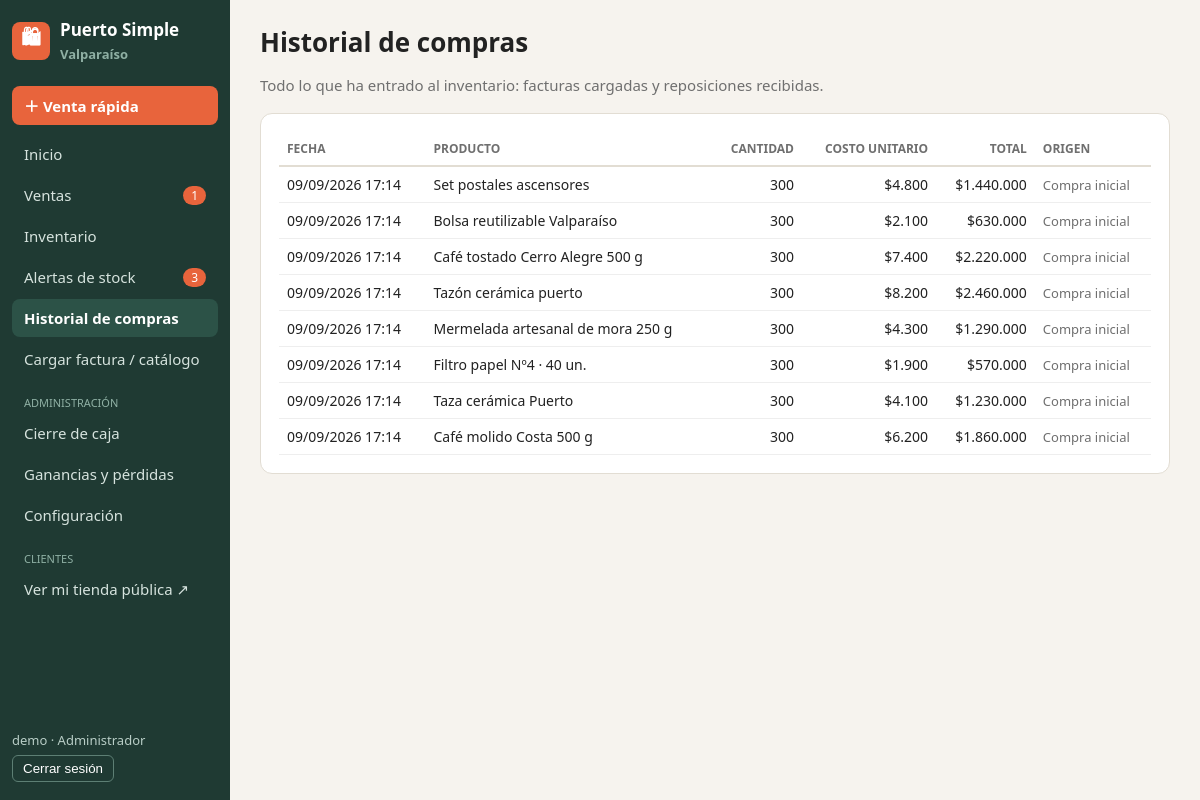
Screenshot of /compras/ (signed in) with the database file from the repository.
### tienda/models.py (models this page shows, shortened)
class Comercio(models.Model):
    TIPOS = [("minimarket", "Minimarket"), ("almacen", "Almacén"), ("libreria", "Librería"),
             ("cafeteria", "Cafetería"), ("otro", "Otro")]
    nombre = models.CharField(max_length=100)
    slug = models.SlugField(unique=True, blank=True)       # dirección de la tienda pública
    rut = models.CharField("RUT", max_length=12, blank=True)
    tipo_comercio = models.CharField("Tipo de comercio", max_length=20, choices=TIPOS, default="minimarket")
    region = models.CharField("Región", max_length=60, default="Valparaíso")
    telefono = models.CharField("Teléfono", max_length=30, blank=True)
    email = models.EmailField("Correo de contacto", blank=True)
    logo = models.ImageField(upload_to="logos/", blank=True, null=True)

class MovimientoInventario(models.Model):
    TIPOS = [("venta", "Venta"), ("compra", "Compra / reposición"), ("ajuste", "Ajuste"),
             ("merma", "Merma (pérdida)"), ("anulacion", "Anulación de venta")]
    producto = models.ForeignKey(Producto, on_delete=models.CASCADE, related_name="movimientos")
    tipo = models.CharField(max_length=10, choices=TIPOS)
    cantidad = models.IntegerField()
    stock_resultante = models.IntegerField()
    costo_unitario = models.PositiveIntegerField(default=0)
    nota = models.CharField(max_length=200, blank=True)
    usuario = models.ForeignKey(User, null=True, blank=True, on_delete=models.SET_NULL)
    fecha_hora = models.DateTimeField(default=timezone.now)
    class Meta:
        ordering = ["-fecha_hora", "-id"]

class Producto(models.Model):
    comercio = models.ForeignKey(Comercio, on_delete=models.CASCADE, related_name="productos")
    sku = models.CharField("SKU / código", max_length=30)
    nombre = models.CharField(max_length=100)
    descripcion = models.CharField("Descripción", max_length=200, blank=True)
    precio = models.PositiveIntegerField("Precio de venta ($)", default=0)
    costo = models.PositiveIntegerField("Costo de compra ($)", default=0)
    stock_actual = models.IntegerField("Stock actual", default=0)
    stock_minimo = models.PositiveIntegerField("Stock mínimo", default=0)
    stock_objetivo = models.PositiveIntegerField("Stock objetivo (para reponer)", default=0)
    activo = models.BooleanField(default=True)
    class Meta:
        unique_together = ("comercio", "sku")
        ordering = ["nombre"]
    @property
    def objetivo(self):
        return self.stock_objetivo or self.stock_minimo * 2

### tienda/views.py (the view)
# urls.py: path("compras/", views.compras, name="compras"),
@acceso()
def compras(request):
    movs = (MovimientoInventario.objects.filter(producto__comercio=request.comercio, tipo="compra")
            .select_related("producto")[:100])
    return render(request, "tienda/compras.html", {"movimientos": movs})

### tienda/contexto.py (called while the page is built)
def datos_globales(request):
    user = getattr(request, "user", None)
    if user is not None and user.is_authenticated and hasattr(user, "perfil"):
        perfil = user.perfil
        return {
            "comercio": perfil.comercio,
            "es_admin": perfil.rol == "admin",
            "n_alertas": AlertaStock.objects.filter(producto__comercio=perfil.comercio, estado="activa").count(),
            "n_pendientes": Venta.objects.filter(comercio=perfil.comercio, estado="pendiente").count(),
        }
    return {}

### tienda/templatetags/formatos.py (called while the page is built)
@register.filter
def pesos(valor):
    try:
        n = int(valor)
    except (TypeError, ValueError):
        return "$0"
    texto = f"{abs(n):,}".replace(",", ".")
    return ("-$" if n < 0 else "$") + texto

### tienda/views.py (called while the page is built)
def acceso(solo_admin=False):
    def decorador(vista):
        @wraps(vista)
        def envoltura(request, *args, **kwargs):
            if not hasattr(request.user, "perfil"):
                return render(request, "tienda/sin_comercio.html", status=403)
            if solo_admin and request.user.perfil.rol != "admin":
                messages.error(request, "Solo el administrador puede entrar a esa sección.")
                return redirect("inicio")
            request.comercio = request.user.perfil.comercio
            return vista(request, *args, **kwargs)
        return login_required(envoltura)
    return decorador

### tienda/templates/tienda/compras.html (shortened to what this page needs)
{% extends "tienda/base.html" %}{% load formatos %}
{% block contenido %}
<h1>Historial de compras</h1><p class="sub">Todo lo que ha entrado al inventario: facturas cargadas y reposiciones recibidas.</p>
<div class="caja"><table><tr><th>Fecha</th><th>Producto</th><th class="der">Cantidad</th><th class="der">Costo unitario</th><th class="der">Total</th><th>Origen</th></tr>
{% for m in movimientos %}<tr><td>{{ m.fecha_hora|date:"d/m/Y H:i" }}</td><td>{{ m.producto.nombre }}</td><td class="der">{{ m.cantidad }}</td><td class="der">{{ m.costo_unitario|pesos }}</td><td class="der">{% widthratio m.cantidad 1 m.costo_unitario as t %}{{ t|pesos }}</td><td class="nota">{{ m.nota }}</td></tr>
{% empty %}<tr><td colspan="6" class="nota">Aún no hay compras registradas.</td></tr>{% endfor %}</table></div>
{% endblock %}

### tienda/templates/tienda/base.html (shortened to what this page needs)
{% load static formatos %}<!DOCTYPE html>
<html lang="es">
<head>
    <link rel="stylesheet" href="{% static 'css/estilo.css' %}">
</head>
<body>
{% with u=request.resolver_match.url_name %}
<div class="layout">
    <nav class="lateral">
        <div class="marca">
            {% if comercio.logo %}<img src="{{ comercio.logo.url }}" alt="Logo">{% else %}<div class="logo-letra">🛍</div>{% endif %}
            <div>{{ comercio.nombre }}<br><span class="nota" style="color:#8fb0a4">{{ comercio.region }}</span></div>
        </div>
        <a class="destacado" href="{% url 'venta_rapida' %}">＋ Venta rápida</a>
        <a class="{% if u == 'inicio' %}activo{% endif %}" href="{% url 'inicio' %}">Inicio</a>
        <a class="{% if u == 'ventas' or u == 'venta_detalle' %}activo{% endif %}" href="{% url 'ventas' %}">Ventas {% if n_pendientes %}<span class="insignia">{{ n_pendientes }}</span>{% endif %}</a>
        <a class="{% if u == 'inventario' or u == 'producto_detalle' or u == 'producto_nuevo' or u == 'producto_editar' %}activo{% endif %}" href="{% url 'inventario' %}">Inventario</a>
        <a class="{% if u == 'alertas' %}activo{% endif %}" href="{% url 'alertas' %}">Alertas de stock {% if n_alertas %}<span class="insignia">{{ n_alertas }}</span>{% endif %}</a>
        <a class="{% if u == 'compras' %}activo{% endif %}" href="{% url 'compras' %}">Historial de compras</a>
        <a class="{% if u == 'cargas' or u == 'carga_revision' %}activo{% endif %}" href="{% url 'cargas' %}">Cargar factura / catálogo</a>
        {% if es_admin %}
        <div class="etiqueta">Administración</div>
        <a class="{% if u == 'cierre_caja' %}activo{% endif %}" href="{% url 'cierre_caja' %}">Cierre de caja</a>
        <a class="{% if u == 'informes' %}activo{% endif %}" href="{% url 'informes' %}">Ganancias y pérdidas</a>
        <a class="{% if u == 'configuracion' %}activo{% endif %}" href="{% url 'configuracion' %}">Configuración</a>
        {% endif %}
        <div class="etiqueta">Clientes</div>
        <a href="{% url 'tienda_publica' comercio.slug %}" target="_blank">Ver mi tienda pública ↗</a>
        <div class="pie">
            {{ user.username }} · {% if es_admin %}Administrador{% else %}Vendedor{% endif %}
            <form method="post" action="{% url 'logout' %}">{% csrf_token %}<button type="submit">Cerrar sesión</button></form>
        </div>
    </nav>
    <main class="contenido">
        {% block contenido %}{% endblock %}
    </main>
</div>
{% endwith %}
</body>
</html>

### static/css/estilo.css (style rules this page uses)
:root { --verde:#1f3a33; --verde2:#2c5247; --acento:#e8643c; --fondo:#f6f3ee; --borde:#e2ddd3; --texto:#222; --gris:#6f6f6f; }
* { box-sizing: border-box; }
body { margin:0; font-family: "Segoe UI", Arial, sans-serif; background:var(--fondo); color:var(--texto); font-size:15px; }
a { color: var(--verde2); }
.layout { display:flex; min-height:100vh; }
.lateral { width:230px; background:var(--verde); color:#fff; padding:18px 12px; display:flex; flex-direction:column; position:sticky; top:0; height:100vh; }
.lateral .marca { display:flex; align-items:center; gap:10px; margin-bottom:22px; font-weight:bold; font-size:17px; }
.lateral .logo-letra { width:38px; height:38px; border-radius:8px; background:var(--acento); display:flex; align-items:center; justify-content:center; font-size:20px; }
.lateral a { display:flex; justify-content:space-between; align-items:center; color:#d6e3de; text-decoration:none; padding:9px 12px; border-radius:8px; margin-bottom:3px; }
.lateral a.activo { background:var(--verde2); color:#fff; font-weight:bold; }
.lateral a.destacado { background:var(--acento); color:#fff; font-weight:bold; margin-bottom:10px; }
.lateral .etiqueta { font-size:11px; text-transform:uppercase; color:#8fb0a4; margin:14px 12px 4px; }
.insignia { background:var(--acento); color:#fff; border-radius:10px; padding:1px 8px; font-size:12px; }
.lateral .pie { margin-top:auto; font-size:13px; color:#b9cec7; }
.lateral .pie button { background:none; border:1px solid #5d7f74; color:#fff; border-radius:6px; padding:5px 10px; cursor:pointer; margin-top:6px; }
.contenido { flex:1; padding:24px 30px; max-width:1250px; }
h1 { margin:0 0 4px; font-size:26px; }
.sub { color:var(--gris); margin-bottom:18px; }
.caja { background:#fff; border:1px solid var(--borde); border-radius:12px; padding:18px; margin-bottom:18px; }
.nota { color:var(--gris); font-size:13px; }
table { width:100%; border-collapse:collapse; font-size:14px; }
th { text-align:left; font-size:12px; text-transform:uppercase; color:var(--gris); padding:8px; border-bottom:2px solid var(--borde); }
td { padding:8px; border-bottom:1px solid #eee; vertical-align:middle; }
.der { text-align:right; }

### rows the page displays
Comercio: nombre "Puerto Simple", region "Valparaíso"
MovimientoInventario: fecha_hora "09/09/2026 17:14", producto.nombre "Set postales ascensores", cantidad "300", costo_unitario|pesos "$4.800", t "$1.440.000", nota "Compra inicial"
MovimientoInventario: fecha_hora "09/09/2026 17:14", producto.nombre "Bolsa reutilizable Valparaíso", cantidad "300", costo_unitario|pesos "$2.100", t "$630.000", nota "Compra inicial"
MovimientoInventario: fecha_hora "09/09/2026 17:14", producto.nombre "Café tostado Cerro Alegre 500 g", cantidad "300", costo_unitario|pesos "$7.400", t "$2.220.000", nota "Compra inicial"
MovimientoInventario: fecha_hora "09/09/2026 17:14", producto.nombre "Tazón cerámica puerto", cantidad "300", costo_unitario|pesos "$8.200", t "$2.460.000", nota "Compra inicial"
MovimientoInventario: fecha_hora "09/09/2026 17:14", producto.nombre "Mermelada artesanal de mora 250 g", cantidad "300", costo_unitario|pesos "$4.300", t "$1.290.000", nota "Compra inicial"
MovimientoInventario: fecha_hora "09/09/2026 17:14", producto.nombre "Filtro papel Nº4 · 40 un.", cantidad "300", costo_unitario|pesos "$1.900", t "$570.000", nota "Compra inicial"
MovimientoInventario: fecha_hora "09/09/2026 17:14", producto.nombre "Taza cerámica Puerto", cantidad "300", costo_unitario|pesos "$4.100", t "$1.230.000", nota "Compra inicial"
MovimientoInventario: fecha_hora "09/09/2026 17:14", producto.nombre "Café molido Costa 500 g", cantidad "300", costo_unitario|pesos "$6.200", t "$1.860.000", nota "Compra inicial"

### other values shown
{{ n_pendientes }} "1"
{{ n_alertas }} "3"
{{ user.username }} "demo"
